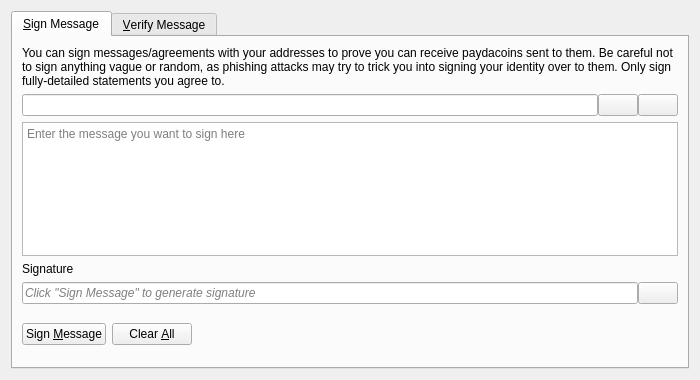
<?xml version="1.0" encoding="UTF-8"?>
<ui version="4.0">
 <class>SignVerifyMessageDialog</class>
 <widget class="QDialog" name="SignVerifyMessageDialog">
  <property name="geometry">
   <rect>
    <x>0</x>
    <y>0</y>
    <width>700</width>
    <height>380</height>
   </rect>
  </property>
  <property name="windowTitle">
   <string>Signatures - Sign / Verify a Message</string>
  </property>
  <property name="modal">
   <bool>true</bool>
  </property>
  <layout class="QVBoxLayout" name="verticalLayout">
   <item>
    <widget class="QTabWidget" name="tabWidget">
     <property name="currentIndex">
      <number>0</number>
     </property>
     <widget class="QWidget" name="tabSignMessage">
      <attribute name="title">
       <string>&amp;Sign Message</string>
      </attribute>
      <layout class="QVBoxLayout" name="verticalLayout_SM">
       <item>
        <widget class="QLabel" name="infoLabel_SM">
         <property name="text">
          <string>You can sign messages/agreements with your addresses to prove you can receive paydacoins sent to them. Be careful not to sign anything vague or random, as phishing attacks may try to trick you into signing your identity over to them. Only sign fully-detailed statements you agree to.</string>
         </property>
         <property name="textFormat">
          <enum>Qt::PlainText</enum>
         </property>
         <property name="wordWrap">
          <bool>true</bool>
         </property>
        </widget>
       </item>
       <item>
        <layout class="QHBoxLayout" name="horizontalLayout_1_SM">
         <property name="spacing">
          <number>0</number>
         </property>
         <item>
          <widget class="QValidatedLineEdit" name="addressIn_SM">
           <property name="toolTip">
            <string>The Paydacoin address to sign the message with</string>
           </property>
          </widget>
         </item>
         <item>
          <widget class="QPushButton" name="addressBookButton_SM">
           <property name="toolTip">
            <string>Choose previously used address</string>
           </property>
           <property name="text">
            <string/>
           </property>
           <property name="icon">
            <iconset resource="../paydacoin.qrc">
             <normaloff>:/icons/address-book</normaloff>:/icons/address-book</iconset>
           </property>
           <property name="shortcut">
            <string>Alt+A</string>
           </property>
           <property name="autoDefault">
            <bool>false</bool>
           </property>
          </widget>
         </item>
         <item>
          <widget class="QPushButton" name="pasteButton_SM">
           <property name="toolTip">
            <string>Paste address from clipboard</string>
           </property>
           <property name="text">
            <string/>
           </property>
           <property name="icon">
            <iconset resource="../paydacoin.qrc">
             <normaloff>:/icons/editpaste</normaloff>:/icons/editpaste</iconset>
           </property>
           <property name="shortcut">
            <string>Alt+P</string>
           </property>
           <property name="autoDefault">
            <bool>false</bool>
           </property>
          </widget>
         </item>
        </layout>
       </item>
       <item>
        <widget class="QPlainTextEdit" name="messageIn_SM">
         <property name="toolTip">
          <string>Enter the message you want to sign here</string>
         </property>
         <property name="placeholderText">
          <string>Enter the message you want to sign here</string>
         </property>
        </widget>
       </item>
       <item>
        <widget class="QLabel" name="signatureLabel_SM">
         <property name="text">
          <string>Signature</string>
         </property>
         <property name="textFormat">
          <enum>Qt::PlainText</enum>
         </property>
        </widget>
       </item>
       <item>
        <layout class="QHBoxLayout" name="horizontalLayout_2_SM">
         <property name="spacing">
          <number>0</number>
         </property>
         <item>
          <widget class="QLineEdit" name="signatureOut_SM">
           <property name="placeholderText">
            <string>Click "Sign Message" to generate signature</string>
           </property>
           <property name="font">
            <font>
             <italic>true</italic>
            </font>
           </property>
           <property name="readOnly">
            <bool>true</bool>
           </property>
          </widget>
         </item>
         <item>
          <widget class="QPushButton" name="copySignatureButton_SM">
           <property name="toolTip">
            <string>Copy the current signature to the system clipboard</string>
           </property>
           <property name="text">
            <string/>
           </property>
           <property name="icon">
            <iconset resource="../paydacoin.qrc">
             <normaloff>:/icons/editcopy</normaloff>:/icons/editcopy</iconset>
           </property>
           <property name="autoDefault">
            <bool>false</bool>
           </property>
          </widget>
         </item>
        </layout>
       </item>
       <item>
        <layout class="QHBoxLayout" name="horizontalLayout_3_SM">
         <item>
          <widget class="QPushButton" name="signMessageButton_SM">
           <property name="toolTip">
            <string>Sign the message to prove you own this Paydacoin address</string>
           </property>
           <property name="text">
            <string>Sign &amp;Message</string>
           </property>
           <property name="icon">
            <iconset resource="../paydacoin.qrc">
             <normaloff>:/icons/edit</normaloff>:/icons/edit</iconset>
           </property>
           <property name="autoDefault">
            <bool>false</bool>
           </property>
          </widget>
         </item>
         <item>
          <widget class="QPushButton" name="clearButton_SM">
           <property name="toolTip">
            <string>Reset all sign message fields</string>
           </property>
           <property name="text">
            <string>Clear &amp;All</string>
           </property>
           <property name="icon">
            <iconset resource="../paydacoin.qrc">
             <normaloff>:/icons/remove</normaloff>:/icons/remove</iconset>
           </property>
           <property name="autoDefault">
            <bool>false</bool>
           </property>
          </widget>
         </item>
         <item>
          <spacer name="horizontalSpacer_1_SM">
           <property name="orientation">
            <enum>Qt::Horizontal</enum>
           </property>
           <property name="sizeHint" stdset="0">
            <size>
             <width>40</width>
             <height>48</height>
            </size>
           </property>
          </spacer>
         </item>
         <item>
          <widget class="QLabel" name="statusLabel_SM">
           <property name="font">
            <font>
             <weight>75</weight>
             <bold>true</bold>
            </font>
           </property>
           <property name="text">
            <string/>
           </property>
           <property name="wordWrap">
            <bool>true</bool>
           </property>
          </widget>
         </item>
         <item>
          <spacer name="horizontalSpacer_2_SM">
           <property name="orientation">
            <enum>Qt::Horizontal</enum>
           </property>
           <property name="sizeHint" stdset="0">
            <size>
             <width>40</width>
             <height>48</height>
            </size>
           </property>
          </spacer>
         </item>
        </layout>
       </item>
      </layout>
     </widget>
     <widget class="QWidget" name="tabVerifyMessage">
      <attribute name="title">
       <string>&amp;Verify Message</string>
      </attribute>
      <layout class="QVBoxLayout" name="verticalLayout_VM">
       <item>
        <widget class="QLabel" name="infoLabel_VM">
         <property name="text">
          <string>Enter the receiver's address, message (ensure you copy line breaks, spaces, tabs, etc. exactly) and signature below to verify the message. Be careful not to read more into the signature than what is in the signed message itself, to avoid being tricked by a man-in-the-middle attack. Note that this only proves the signing party receives with the address, it cannot prove sendership of any transaction!</string>
         </property>
         <property name="textFormat">
          <enum>Qt::PlainText</enum>
         </property>
         <property name="alignment">
          <set>Qt::AlignLeading|Qt::AlignLeft|Qt::AlignTop</set>
         </property>
         <property name="wordWrap">
          <bool>true</bool>
         </property>
        </widget>
       </item>
       <item>
        <layout class="QHBoxLayout" name="horizontalLayout_1_VM">
         <property name="spacing">
          <number>0</number>
         </property>
         <item>
          <widget class="QValidatedLineEdit" name="addressIn_VM">
           <property name="toolTip">
            <string>The Paydacoin address the message was signed with</string>
           </property>
          </widget>
         </item>
         <item>
          <widget class="QPushButton" name="addressBookButton_VM">
           <property name="toolTip">
            <string>Choose previously used address</string>
           </property>
           <property name="text">
            <string/>
           </property>
           <property name="icon">
            <iconset resource="../paydacoin.qrc">
             <normaloff>:/icons/address-book</normaloff>:/icons/address-book</iconset>
           </property>
           <property name="shortcut">
            <string>Alt+A</string>
           </property>
           <property name="autoDefault">
            <bool>false</bool>
           </property>
          </widget>
         </item>
        </layout>
       </item>
       <item>
        <widget class="QPlainTextEdit" name="messageIn_VM">
          <property name="toolTip">
            <string>The signed message to verify</string>
          </property>
          <property name="placeholderText">
            <string>The signed message to verify</string>
          </property>
        </widget>
       </item>
       <item>
        <widget class="QValidatedLineEdit" name="signatureIn_VM">
          <property name="toolTip">
            <string>The signature given when the message was signed</string>
          </property>
          <property name="placeholderText">
            <string>The signature given when the message was signed</string>
          </property>
        </widget>
       </item>
       <item>
        <layout class="QHBoxLayout" name="horizontalLayout_2_VM">
         <item>
          <widget class="QPushButton" name="verifyMessageButton_VM">
           <property name="toolTip">
            <string>Verify the message to ensure it was signed with the specified Paydacoin address</string>
           </property>
           <property name="text">
            <string>Verify &amp;Message</string>
           </property>
           <property name="icon">
            <iconset resource="../paydacoin.qrc">
             <normaloff>:/icons/transaction_0</normaloff>:/icons/transaction_0</iconset>
           </property>
           <property name="autoDefault">
            <bool>false</bool>
           </property>
          </widget>
         </item>
         <item>
          <widget class="QPushButton" name="clearButton_VM">
           <property name="toolTip">
            <string>Reset all verify message fields</string>
           </property>
           <property name="text">
            <string>Clear &amp;All</string>
           </property>
           <property name="icon">
            <iconset resource="../paydacoin.qrc">
             <normaloff>:/icons/remove</normaloff>:/icons/remove</iconset>
           </property>
           <property name="autoDefault">
            <bool>false</bool>
           </property>
          </widget>
         </item>
         <item>
          <spacer name="horizontalSpacer_1_VM">
           <property name="orientation">
            <enum>Qt::Horizontal</enum>
           </property>
           <property name="sizeHint" stdset="0">
            <size>
             <width>40</width>
             <height>48</height>
            </size>
           </property>
          </spacer>
         </item>
         <item>
          <widget class="QLabel" name="statusLabel_VM">
           <property name="font">
            <font>
             <weight>75</weight>
             <bold>true</bold>
            </font>
           </property>
           <property name="text">
            <string/>
           </property>
           <property name="wordWrap">
            <bool>true</bool>
           </property>
          </widget>
         </item>
         <item>
          <spacer name="horizontalSpacer_2_VM">
           <property name="orientation">
            <enum>Qt::Horizontal</enum>
           </property>
           <property name="sizeHint" stdset="0">
            <size>
             <width>40</width>
             <height>48</height>
            </size>
           </property>
          </spacer>
         </item>
        </layout>
       </item>
      </layout>
     </widget>
    </widget>
   </item>
  </layout>
 </widget>
 <customwidgets>
  <customwidget>
   <class>QValidatedLineEdit</class>
   <extends>QLineEdit</extends>
   <header>qt/qvalidatedlineedit.h</header>
  </customwidget>
 </customwidgets>
 <resources>
  <include location="../paydacoin.qrc"/>
 </resources>
 <connections/>
</ui>
